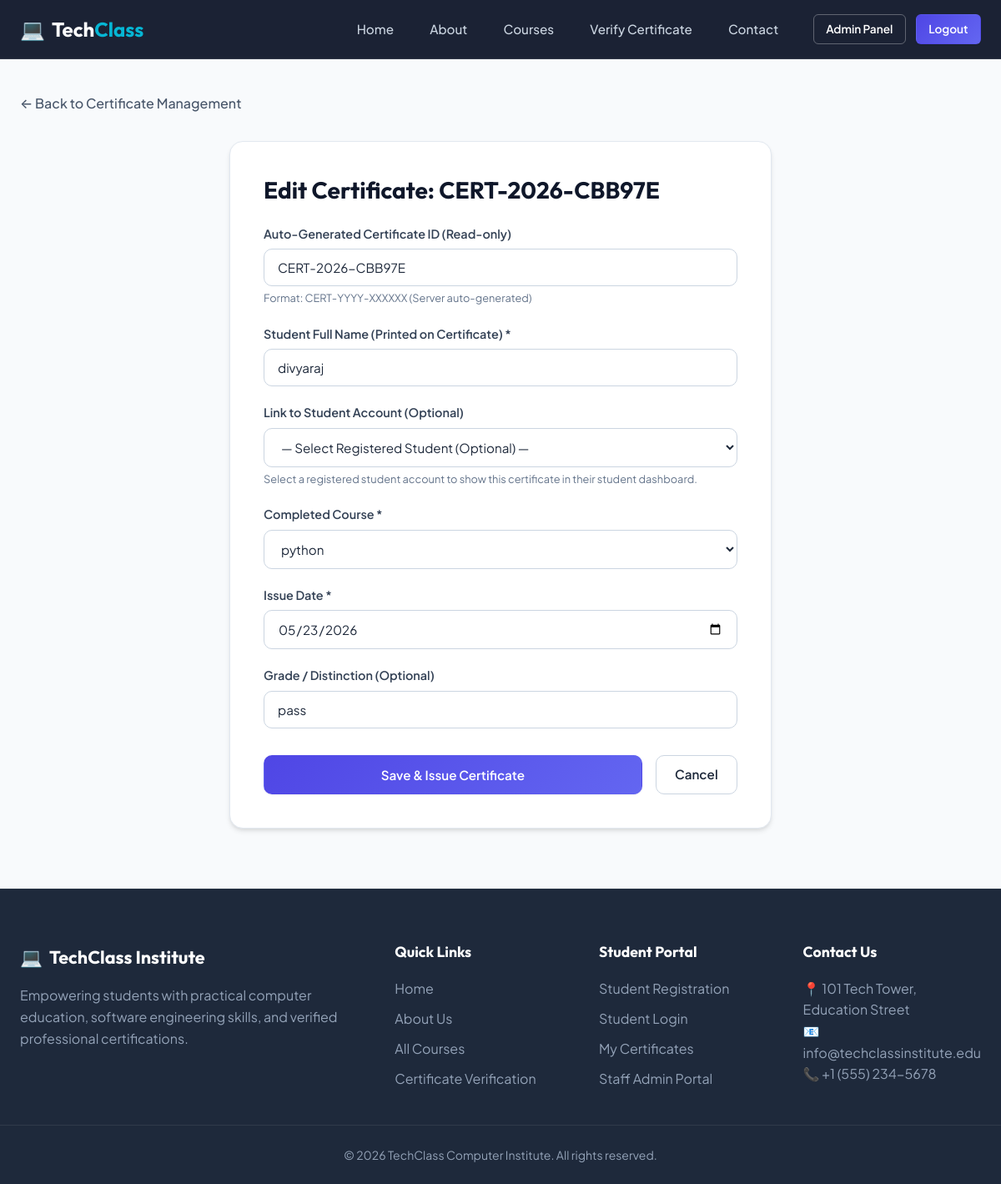
Screenshot of /admin-panel/certificates/1/edit/ (signed in) with the database file from the repository.
### certificates/models.py (models this page shows, shortened)
class Certificate(models.Model):
    certificate_id = models.CharField(max_length=30, unique=True, db_index=True)
    student_name = models.CharField(max_length=200)
    student = models.ForeignKey(User, on_delete=models.SET_NULL, null=True, blank=True, related_name='certificates')
    course = models.ForeignKey('courses.Course', on_delete=models.PROTECT)
    issue_date = models.DateField()
    grade = models.CharField(max_length=20, blank=True, null=True)
    created_at = models.DateTimeField(auto_now_add=True)

### dashboard/views.py (the view)
# urls.py: path('certificates/<int:pk>/edit/', views.edit_certificate, name='edit_certificate'),
@staff_required
def edit_certificate(request, pk):
    cert = get_object_or_404(Certificate, pk=pk)
    if request.method == 'POST':
        form = AdminCertificateForm(request.POST, instance=cert)
        if form.is_valid():
            form.save()
            messages.success(request, f"Certificate '{cert.certificate_id}' updated successfully.")
            return redirect('dashboard:manage_certificates')
    else:
        form = AdminCertificateForm(instance=cert)
    return render(request, 'dashboard/certificate_form.html', {'form': form, 'title': f'Edit Certificate: {cert.certificate_id}', 'cert': cert})

### courses/models.py (called while the page is built)
    def __str__(self):
        return self.name

### templates/dashboard/certificate_form.html (shortened to what this page needs)
{% extends 'base.html' %}
{% block content %}
<div class="container">
    <div style="margin-bottom: 1.5rem;">
        <a href="{% url 'dashboard:manage_certificates' %}" style="color: var(--gray-600); font-weight: 500;">&larr; Back to Certificate Management</a>
    </div>
    <div class="form-card" style="max-width: 650px;">
        <h1 style="font-size: 1.75rem; margin-bottom: 1.5rem; color: var(--gray-900);">{{ title }}</h1>
        <form method="post" data-validate="true">
            <div class="form-group">
                <label for="{{ form.certificate_id.id_for_label }}">Auto-Generated Certificate ID (Read-only)</label>
                {{ form.certificate_id }}
                <small style="color: var(--gray-500); font-size: 0.8rem;">Format: CERT-YYYY-XXXXXX (Server auto-generated)</small>
            </div>
            <div class="form-group">
                <label for="{{ form.student_name.id_for_label }}">Student Full Name (Printed on Certificate) *</label>
                {{ form.student_name }}
            </div>
            <div class="form-group">
                <label for="{{ form.student.id_for_label }}">Link to Student Account (Optional)</label>
                {{ form.student }}
                <small style="color: var(--gray-500); font-size: 0.8rem;">Select a registered student account to show this certificate in their student dashboard.</small>
            </div>
            <div class="form-group">
                <label for="{{ form.course.id_for_label }}">Completed Course *</label>
                {{ form.course }}
            </div>
            <div class="form-group">
                <label for="{{ form.issue_date.id_for_label }}">Issue Date *</label>
                {{ form.issue_date }}
            </div>
            <div class="form-group">
                <label for="{{ form.grade.id_for_label }}">Grade / Distinction (Optional)</label>
                {{ form.grade }}
            </div>
            <div style="display: flex; gap: 1rem; margin-top: 2rem;">
                <button type="submit" class="btn btn-primary" style="flex: 1;">Save & Issue Certificate</button>
                <a href="{% url 'dashboard:manage_certificates' %}" class="btn btn-outline-dark">Cancel</a>
            </div>
        </form>
    </div>
</div>
{% endblock %}

### static/css/style.css (style rules this page uses)
:root { --primary: #4f46e5; --primary-hover: #4338ca; --primary-light: #eef2ff; --secondary: #06b6d4; --accent: #f59e0b; --dark: #0f172a; --dark-surface: #1e293b; --light-bg: #f8fafc; --white: #ffffff; --gray-50: #f8fafc; --gray-100: #f1f5f9; --gray-200: #e2e8f0; --gray-300: #cbd5e1; --gray-400: #94a3b8; --gray-500: #64748b; --gray-600: #475569; --gray-700: #334155; --gray-800: #1e293b; --gray-900: #0f172a; --success: #10b981; --success-bg: #d1fae5; --error: #ef4444; --error-bg: #fee2e2; --warning: #f59e0b; --warning-bg: #fef3c7; --info: #3b82f6; --info-bg: #dbeafe; --font-heading: 'Outfit', -apple-system, sans-serif; --font-body: 'Plus Jakarta Sans', -apple-system, sans-serif; --radius-sm: 6px; --radius-md: 10px; --radius-lg: 16px; --radius-full: 9999px; --shadow-sm: 0 1px 2px 0 rgba(0, 0, 0, 0.05); --shadow-md: 0 4px 6px -1px rgba(0, 0, 0, 0.1), 0 2px 4px -1px rgba(0, 0, 0, 0.06); --shadow-lg: 0 10px 25px -5px rgba(0, 0, 0, 0.1), 0 10px 10px -5px rgba(0, 0, 0, 0.04); --shadow-glow: 0 0 20px rgba(79, 70, 229, 0.25); --transition: all 0.25s cubic-bezier(0.4, 0, 0.2, 1); }
*, *::before, *::after { box-sizing: border-box; margin: 0; padding: 0; }
html { scroll-behavior: smooth; }
body { font-family: var(--font-body); background-color: var(--light-bg); color: var(--gray-800); line-height: 1.6; display: flex; flex-direction: column; min-height: 100vh; }
h1, h2, h3, h4, h5, h6 { font-family: var(--font-heading); font-weight: 700; color: var(--gray-900); line-height: 1.25; }
a { color: var(--primary); text-decoration: none; transition: var(--transition); }
.btn { display: inline-flex; align-items: center; justify-content: center; gap: 0.5rem; font-family: var(--font-body); font-weight: 600; font-size: 0.95rem; padding: 0.65rem 1.4rem; border-radius: var(--radius-md); border: 1px solid transparent; cursor: pointer; transition: var(--transition); text-align: center; }
.btn-primary { background: linear-gradient(135deg, var(--primary), #6366f1); color: var(--white); box-shadow: var(--shadow-sm); }
.btn-outline-dark { background: transparent; border-color: var(--gray-300); color: var(--gray-800); }
.container { max-width: 1200px; margin: 0 auto; padding: 2.5rem 1.5rem; }
.form-card { max-width: 480px; margin: 2rem auto; background: var(--white); padding: 2.5rem; border-radius: var(--radius-lg); box-shadow: var(--shadow-md); border: 1px solid var(--gray-200); }
.form-group { margin-bottom: 1.25rem; }
.form-group label { display: block; font-weight: 600; font-size: 0.9rem; color: var(--gray-700); margin-bottom: 0.4rem; }
.form-control { width: 100%; padding: 0.75rem 1rem; font-family: var(--font-body); font-size: 0.95rem; border: 1px solid var(--gray-300); border-radius: var(--radius-md); background: var(--white); color: var(--gray-800); transition: var(--transition); }

### rows the page displays
Certificate: certificate_id "CERT-2026-CBB97E", student_name "divyaraj", student "— Select Registered Student (Optional) —", course "python", issue_date "05/23/2026", grade "pass"

### other values shown
{{ title }} "Edit Certificate: CERT-2026-CBB97E"
